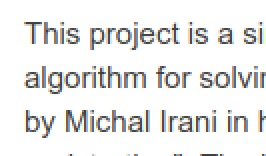
%> input picture exampleImage.png, 133 x 78 px (shown 2 times larger)
$ octave test_num_images_param_sweep.m   (GNU Octave 9; MATLAB toolbox functions it lacks are replaced by stand-ins)
%> lines starting %> are read from the running program, lines starting %| are printed output that depends on the picture
### superResolutionRef/TestUtils/SynthDataset.m
%   Author: Victor May
%   Contact: mayvic(at)gmail(dot)com
%   $Date: 2011-11-19 $
%   $Revision: $
%
% Copyright 2011, Victor May
%
%                          All Rights Reserved
%
% All commercial use of this software, whether direct or indirect, is
% strictly prohibited including, without limitation, incorporation into in
% a commercial product, use in a commercial service, or production of other
% artifacts for commercial purposes.
%
% Permission to use, copy, modify, and distribute this software and its
% documentation for research purposes is hereby granted without fee,
% provided that the above copyright notice appears in all copies and that
% both that copyright notice and this permission notice appear in
% supporting documentation, and that the name of the author
% not be used in advertising or publicity pertaining to
% distribution of the software without specific, written prior permission.
%
% For commercial uses contact the author.
%
% THE AUTHOR DISCLAIMS ALL WARRANTIES WITH REGARD TO
% THIS SOFTWARE, INCLUDING ALL IMPLIED WARRANTIES OF MERCHANTABILITY AND
% FITNESS FOR ANY PARTICULAR PURPOSE.  IN NO EVENT SHALL THE AUTHOR BE
% LIABLE FOR ANY SPECIAL, INDIRECT OR CONSEQUENTIAL
% DAMAGES OR ANY DAMAGES WHATSOEVER RESULTING FROM LOSS OF USE, DATA OR
% PROFITS, WHETHER IN AN ACTION OF CONTRACT, NEGLIGENCE OR OTHER TORTIOUS
% ACTION, ARISING OUT OF OR IN CONNECTION WITH THE USE OR PERFORMANCE OF
% THIS SOFTWARE.

% This function creates a synthetic dataset for test the SR algorithm.
% It's inputs are a reference image, a blur sigma, and a number of low-res
% images to be generated.
% The outputs are a set of randomly translated low-res images, their
% translation offsets, and the original image cropped to the frame that can
% be restored from the low-res image set (their common area).
function [ images offsets croppedOriginal ] = SynthDataset(im, numImages, blurSigma, scaleFactor)
    padRatio = 0.2;

    workingRowSub = round(0.5 * padRatio * size(im, 1)) : round((1 - 0.5 * padRatio) * size(im, 1));
    workingColSub = round(0.5 * padRatio * size(im, 2)) : round((1 - 0.5 * padRatio) * size(im, 2));

    croppedOriginal = im(workingRowSub, workingColSub);

    offsets(1, :) = 2 * rand(1,2) - 1;
    images{1} = im(workingRowSub, workingColSub);

    for i = 2 : numImages
        offsets(i, :) = 2 * rand(1,2) - 1;
        offsetRowSub = workingRowSub - offsets(i, 2);
        offsetColSub = workingColSub - offsets(i, 1);
        [ x y ] = meshgrid(1 : size(im, 2), 1 : size(im, 1));
        [ x2 y2 ] = meshgrid(offsetColSub, offsetRowSub);
        images{i} = interp2(x, y, im, x2, y2);
    end

    blurKernel = fspecial('gaussian', 3, blurSigma);

    for i = 1 : numImages
        images{i} = conv2(images{i}, blurKernel, 'same');
        curIm = images{i};
        images{i} = curIm(scaleFactor : scaleFactor : end - 1, scaleFactor : scaleFactor : end - 1);
    end
end

### functions/numImagesParamSweep.m
function [output, croppedOriginal, images] = numImagesParamSweep(im, numImagesVec, ...
                    blurSigma, scaleFactor, lambdaL1, lambdaL2)
%Generates data needed for creating figures for studying the effect of number of LR image on the Quality of the output HR image.
%Refer to the discussion and result section of the report.

[ images, offsets, croppedOriginal ] = SynthDataset(im, max(numImagesVec), blurSigma, scaleFactor);

for ii = 1:length(numImagesVec)
    disp(ii / length(numImagesVec))
    [A , b, G] = formulateProblemV2(images(1:numImagesVec(ii)), offsets(1:numImagesVec(ii), :), scaleFactor, blurSigma );

    tic
    [highResL2QP, residualsL2QP] = solveQuadprog(A, b, G, lambdaL2, 2, size(images{1}));
    timesL2qp = toc;

    tic
    [highResL1QP, residualsL1QP] = solveQuadprog(A, b, G, lambdaL1, 1, size(images{1}));
    timesL1qp = toc;

    output(ii) = struct('highResL2', highResL2QP, ...
                        'runtimeL2', timesL2qp, ...
                        'residualsL2', residualsL2QP, ...
                        'highResL1', highResL1QP, ...
                        'runtimeL1', timesL1qp, ...
                        'residualsL1', residualsL1QP, ...
                        'numImages', numImagesVec(ii));

end

end

### functions/formulateProblemV2.m
function [A , b, G] = formulateProblemV2(lowRes, offsets, scaleFactor, psfSigma)
%Formulates the much needed A,b and G matrices, so, that the problem can be formulated as a linear problem and solved using CVX and Quadprog
%For further explaination refer to the reports

lowResSize = size(lowRes{1});
highResSize = lowResSize * scaleFactor + 1;

nPxLowRes = lowResSize(1) * lowResSize(2);

A = [];
b = [];

nFrames = length(lowRes);

% configure blur and integration over pixel
blurSize = round(psfSigma * scaleFactor * 4 * 2) + 1;
% blurSize = ceil(psfSigma * 3) * 2 + 1;
blurSize = 2;
xEval = -floor(blurSize/2):floor(blurSize/2);
hGaussian = normpdf(xEval, 0, psfSigma * scaleFactor);
% this step is not included in SynthDataset
% hGaussianPlusPixel = conv(hGaussian, ones(1,scaleFactor));
hGaussianPlusPixel = hGaussian;
if mod(length(hGaussianPlusPixel),2) ~= 0
    hGaussianPlusPixel(end+1) = 0;
end
% hGaussianPlusPixel = hGaussianPlusPixel / sum(hGaussianPlusPixel);
h2d = hGaussianPlusPixel' * hGaussianPlusPixel;
% normalize
h2d = h2d ./ sum(h2d(:));

convMat = convmtx2(h2d, highResSize);
convSize = sqrt(size(convMat,1));

centerDownsampleInds = (length(hGaussianPlusPixel)/2):scaleFactor:(convSize - length(hGaussianPlusPixel)/2);

Dmat = computeDownsampleMat(highResSize, size(h2d), scaleFactor);


for ii = 1:nFrames
    thisFrame = lowRes{ii};

    dsMat = zeros(nPxLowRes, size(convMat,1));
    horizTrans = computeHorizontalTranslation(highResSize, -offsets(ii,1) );
    vertTrans = computeVerticalTranslation(highResSize, -offsets(ii,2) );

    A = [A; Dmat * convMat * horizTrans * vertTrans];
    b = [b; thisFrame(:)];
end

horizKernel = [1, -1];
vertKernel = [1; -1];
diag1Kernel = [1 0; 0 -1];
diag2Kernel = [0 1; -1 0];

G = [convmtx2(horizKernel, highResSize);
     convmtx2(vertKernel, highResSize);
     convmtx2(diag1Kernel, highResSize);
     convmtx2(diag2Kernel, highResSize)];


end

% [62 lines left out: functions computeDownsampleMat, computeHorizontalTranslation, computeVerticalTranslation, not called in this run]

### test_num_images_param_sweep.m
clc
clear
close all
%% Prepare the reference image
im = imread('exampleImage.png');
%> im is the input picture: size 78x133x3 uint8; mean R, G, B 234.5, 234.4, 234.4
im = rgb2gray(im);
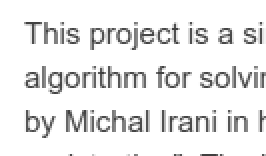
%> im: size 78x133 uint8 (shown 2 times larger); min 64, max 255, mean 234.4
im = imresize(im, [ 128 128 ]);
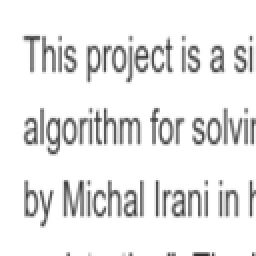
%> im: size 128x128 uint8 (shown 2 times larger); min 48, max 255, mean 233.9
im = 1 - im2double(im);
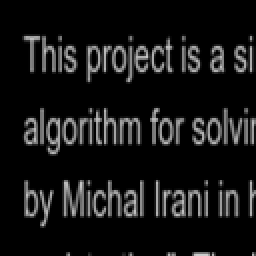
%> im: size 128x128 double (shown 2 times larger); min 0, max 0.812, mean 0.0826
%% Simulate the low-resolution images
numImagesVec = [5, 10, 15, 20];
blurSigma = 2;
scaleFactor = 2;

%% run test
[output, croppedOriginal] = numImagesParamSweep(im, numImagesVec, blurSigma, scaleFactor);
%> in SynthDataset, `croppedOriginal = im(workingRowSub, workingColSub);`:
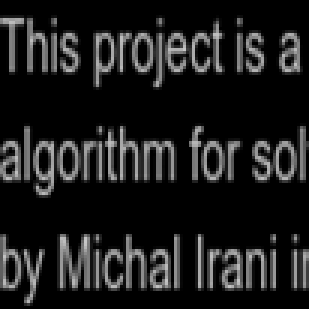
%> croppedOriginal: size 103x103 double (shown 3 times larger); min 0, max 0.78, mean 0.113
%> after the loop in SynthDataset, `for i = 2 : numImages`: images = 20 items; offsets = 20 rows, first 12: [0.689 0.516; -0.159 -0.482; 0.0225 -0.19; 0.568 -0.393; -0.0468 0.167; 0.816 0.00937; -0.436 0.512; 0.237 -0.499; 0.819 0.966; 0.62 0.804; -0.38 0.46; 0.798 0.368]
%> the loop in SynthDataset, `for i = 1 : numImages` made 20 passes
%> pass 1, in SynthDataset, `curIm = images{i};`:
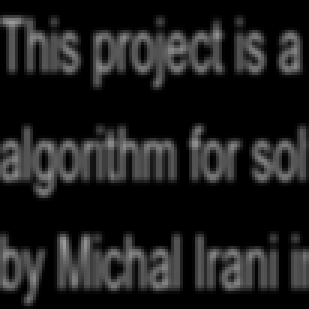
%> curIm: size 103x103 double (shown 3 times larger); min 0, max 0.606, mean 0.112
%> pass 2, in SynthDataset, `curIm = images{i};`:
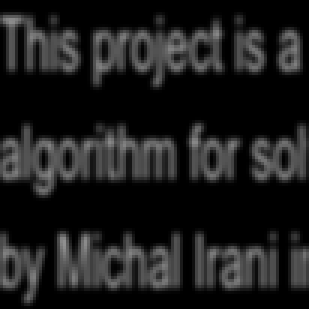
%> curIm: size 103x103 double (shown 3 times larger); min 0, max 0.567, mean 0.112
%> in numImagesParamSweep, `[ images, offsets, croppedOriginal ] = SynthDataset(im, max(numImagesV..`: images = 20 items
%> the loop in numImagesParamSweep, `for ii = 1:length(numImagesVec)` made 1 pass
%> (lowResSize in formulateProblemV2, highResSize in formulateProblemV2, nPxLowRes in formulateProblemV2, nFrames in formulateProblemV2) on pass 1: ([51 51], [103 103], 2601, 5)
%> the run ends on the next line
